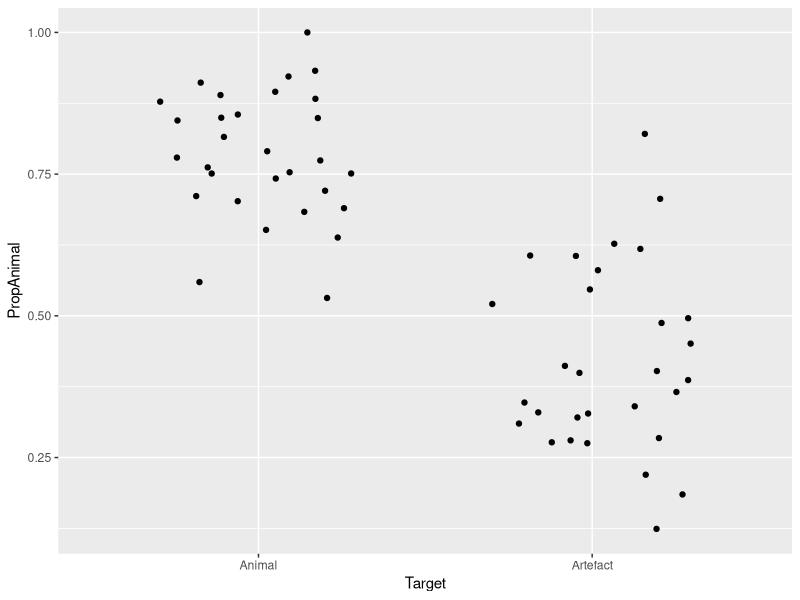
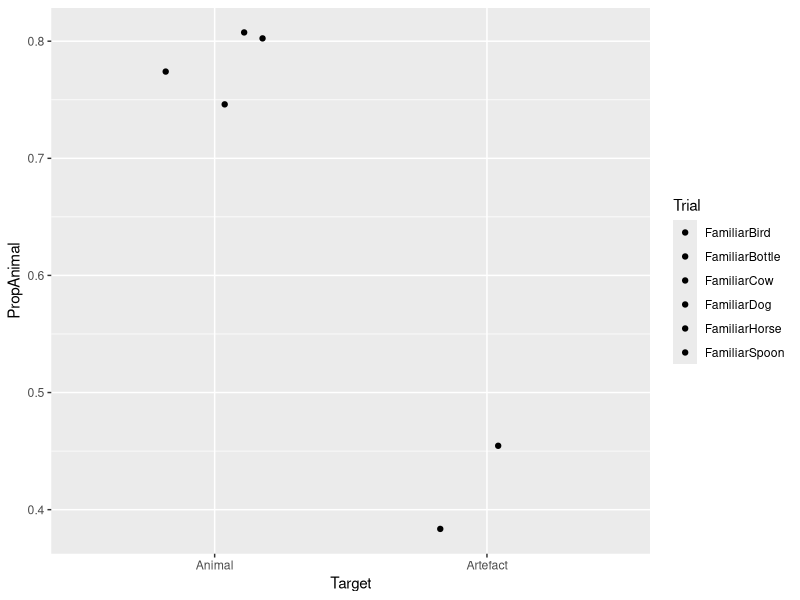
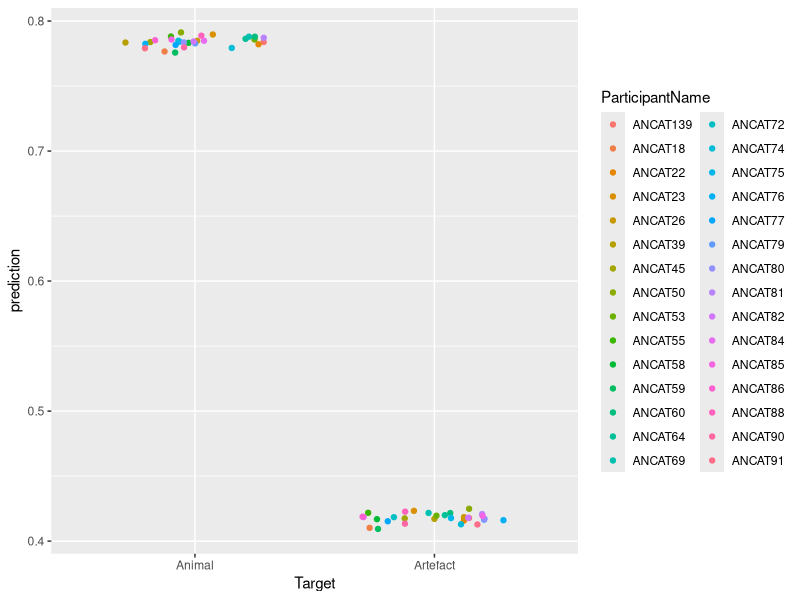

Source code (R) for these figures, in order: (Note: this script raises an error after producing the figures.)
## ---- chunk 1
library(ggplot2)
library(lme4)
library(dplyr)
## ---- chunk 2
data <- read.csv('data-eyetracking.csv')
## ---- chunk 3
summary(data)
## ---- chunk 4
agg_subjects <- data %>%
                group_by(ParticipantName,Sex,Age,Target) %>%
                summarise(PropAnimal = mean(Animate)) %>%
                ungroup()
## ---- chunk 5
ggplot(agg_subjects, aes(x=Target, y=PropAnimal)) +
                  geom_point(position=position_jitter(.3))
## ---- chunk 6
agg_subjects$TargetCoded <- ifelse(agg_subjects$Target == 'Artefact', -.5, .5)
## ---- chunk 7
agg_subjects$TargetCoded <- scale(agg_subjects$TargetCoded, center=T, scale=F)
## ---- chunk 8
model <- aov(PropAnimal ~ TargetCoded + Error(ParticipantName/TargetCoded), data = agg_subjects)
summary(model)
## ---- chunk 9
agg_items <- data %>%
              group_by(Trial,Target) %>%
              summarise(PropAnimal = mean(Animate)) %>%
              ungroup()
  
agg_items$TargetCoded <- ifelse(agg_items$Target == 'Artefact', -.5, .5)
## ---- chunk 10
ggplot(agg_items, aes(x=Target, y=PropAnimal, fill=Trial)) +
                  geom_point(position=position_jitter(.3))
## ---- chunk 11
model <- aov(PropAnimal ~ TargetCoded, data = agg_items)
summary(model)
## ---- chunk 12
agg_sub_items <- data %>%
                 group_by(ParticipantName,Trial,Target) %>%
                 summarise(PropAnimal = mean(Animate)) %>%
                 ungroup()
  
agg_sub_items$TargetCoded <- ifelse(agg_sub_items$Target == 'Artefact', -.5, .5)
agg_sub_items$TargetCoded <- scale(agg_sub_items$TargetCoded, center=T, scale=F)
## ---- chunk 13
model <- lmer(PropAnimal ~ TargetCoded + (1 | ParticipantName) + (1 | Trial), data = agg_sub_items)
summary(model)
## ---- chunk 14
fixef(model)
## ---- chunk 15
ranef(model)
## ---- chunk 16
agg_sub_items$prediction <- predict(model, agg_sub_items)

ggplot(agg_sub_items, aes(x=Target, y=prediction, color=ParticipantName)) +
                          stat_summary(fun.y='mean', geom='point', position=position_jitter(.3))
## ---- chunk 17
model <- lmer(PropAnimal ~ TargetCoded + (1 + TargetCoded | ParticipantName) + (1 | Trial), data = agg_sub_items)
summary(model)
## ---- chunk 18
ranef(model)

subject_slopes <- ranef(model)$ParticipantName
subject_slopes$subject <- factor(rownames(subject_slopes))
colnames(subject_slopes) <- c('Baseline','ConditionEffect','Subject')

ggplot(subject_slopes, aes(x=Subject, y=ConditionEffect)) +
              geom_point() +
              geom_text(aes(label=Subject),hjust=0,vjust=0,size=3) +
              geom_hline(yint=0, linetype="dashed", alpha=.5) +
              theme(axis.text.x=element_blank())
## ---- chunk 19
agg_sub_items$prediction <- predict(model, agg_sub_items)

ggplot(agg_sub_items, aes(x=Target, y=prediction, color=ParticipantName)) +
                          stat_summary(fun.y='mean', geom='point', position=position_jitter(.3))
## ---- chunk 20
# Will return error: too many random effects
model <- lmer(PropAnimal ~ TargetCoded + (1 + TargetCoded + Trial | ParticipantName) + (1 | Trial), data = agg_sub_items)
## ---- chunk 21
model <- lmer(PropAnimal ~ TargetCoded + (1 + TargetCoded | ParticipantName) + (1 | Trial), data = agg_sub_items)

model_null <- lmer(PropAnimal ~ TargetCoded + (1 | ParticipantName) + (1 | Trial), data = agg_sub_items)

anova(model,model_null) # -2 log-likelihood ratio test, gives you Chisq(df) = X and a p-value.
## ---- chunk 22
summary(model)
## ---- chunk 23
model <- lmer(PropAnimal ~ TargetCoded + (1 + TargetCoded | ParticipantName) + (1 | Trial), data = agg_sub_items)
## ---- chunk 24
model_null <- lmer(PropAnimal ~ 1 + (1 + TargetCoded | ParticipantName) + (1 | Trial), data = agg_sub_items)
anova(model,model_null)
## ---- chunk 25
drop1(model,~.,test="Chisq")
## ---- chunk 26
model <- lmer(PropAnimal ~ TargetCoded + (1 + TargetCoded | ParticipantName) + (1 | Trial), data = agg_sub_items, REML=F)

model_null <- lmer(PropAnimal ~ 1 + (1 + TargetCoded | ParticipantName) + (1 | Trial), data = agg_sub_items, REML=F)
## ---- chunk 27
log_model <- logLik(model)
log_model

log_null <- logLik(model_null)
log_null
## ---- chunk 28
-2*log(exp(log_null)/exp(log_model))
## ---- chunk 29
log_model
log_null
  # 1 df

pchisq(20.77924, df=1, lower.tail=F)
## ---- chunk 30
agg_sub_items$RandomFactor <- ifelse(rbinom(nrow(agg_sub_items),1,.5) == 1, 'On','Off')

model1 <- lmer(PropAnimal ~ TargetCoded + (1 + TargetCoded | ParticipantName) + (1 | Trial), data = agg_sub_items, REML=F)

model2 <- lmer(PropAnimal ~ RandomFactor + (1 + TargetCoded | ParticipantName) + (1 | Trial), data = agg_sub_items, REML=F)

anova(model1,model2)
## ---- chunk 31
model <- lmer(PropAnimal ~ TargetCoded + (1 + TargetCoded | ParticipantName) + (1 | Trial), data = agg_sub_items)
ts <- fixef(model)/sqrt(diag(vcov(model)))
ts
2*pnorm(abs(ts),lower.tail=FALSE)
## ---- chunk 32
confint(model)
## ---- chunk 33
library(pbkrtest)
model <- lmer(PropAnimal ~ TargetCoded + (1 + TargetCoded | ParticipantName) + (1 | Trial), data = agg_sub_items)
model_null <- lmer(PropAnimal ~ 1 + (1 + TargetCoded | ParticipantName) + (1 | Trial), data = agg_sub_items)
KRmodcomp(model,model_null)
detach('package:pbkrtest',unload=TRUE)
## ---- chunk 34
library(lmerTest)
model <- lmer(PropAnimal ~ TargetCoded + (1 + TargetCoded | ParticipantName) + (1 | Trial), data = agg_sub_items)
summary(model)
detach('package:lmerTest',unload=TRUE)
## ---- chunk 35
probabilities <- seq(0.1,0.9,by=.1)
log_odds <- log(probabilities/(1-probabilities))
plot(probabilities, log_odds)
## ---- chunk 36
exp(1.39)
## ---- chunk 37
log(8/1) - log(4/1)

log(16/1) - log(8/1)
## ---- chunk 38
probabilities <- seq(0.1,0.9,by=.1)
odds <- (probabilities/(1-probabilities))
plot(probabilities, odds)
## ---- chunk 39
data$TargetC <- ifelse(data$Target == 'Animal', .5, -.5)
data$TargetC <- scale(data$TargetC, center=T, scale=F)

# note: we are not going to Center TimeFromSubphaseOnset for now

model <- glmer(Animate ~ TargetC*TimeFromSubphaseOnset + (1 | Trial) + (1 | ParticipantName), data = data, family="binomial")
## ---- chunk 40
data$TimeS <- data$TimeFromSubphaseOnset / 1000

model <- glmer(Animate ~ TargetC*TimeS + (1 | Trial) + (1 | ParticipantName), data = data, family="binomial")
summary(model)
## ---- chunk 41
data$prediction <- predict(model, data)

# in logit space...
ggplot(data, aes(x=TimeS, y=prediction, color=Target)) +
                            stat_summary(fun.y='mean', geom='line')

# as proportions...
data$prediction_prob <- exp(data$prediction) / (1 + exp(data$prediction) )
ggplot(data, aes(x=TimeS, y=prediction_prob, color=Target)) +
                            stat_summary(fun.y='mean', geom='line')
## ---- chunk 42
data$prediction <- predict(model, data, re.form=NA)

ggplot(data, aes(x=TimeS, y=prediction, color=Target)) +
                            stat_summary(fun.y='mean', geom='line')
## ---- chunk 43
ggplot(data, aes(x=TimeS, y=Animate, color=Target)) +
                  stat_summary(fun.y='mean', geom='line') +
                  stat_summary(aes(y=exp(prediction)/(1+exp(prediction))), fun.y='mean', geom='line')
## ---- chunk 44
# bin data into 50ms bins
data$Bin <- data$TimeFromSubphaseOnset %/% 50
# equivalent: data$Bin <- floor(data$TimeFromSubphaseOnset / 50)

head(data[, c('TimeFromSubphaseOnset','Bin')])
## ---- chunk 45
binned <- data %>%
          group_by(ParticipantName,Target,Bin) %>%
          summarise(PropAnimal = mean(Animate), y=sum(Animate), N=length(Animate), TimeS=min(TimeS))
## ---- chunk 46
binned$elog <- log( (binned$y + .5) / (binned$N - binned$y + .5) )
## ---- chunk 47
model <- lmer(elog ~ Target*TimeS + (1 | ParticipantName), data = binned)
summary(model)
## ---- chunk 48
model <- lmer(elog ~ Target*TimeS + (1 + Target + TimeS | ParticipantName), data = binned)
summary(model)
## ---- chunk 49
asin(sqrt(.5))
asin(sqrt(.6))
asin(sqrt(.95))
asin(sqrt(.99))

plot(seq(.0,1,by=.1),asin(sqrt(seq(0,1,by=.1))))

binned$Arcsin <- asin(sqrt(binned$PropAnimal))
head(binned)

model <- lmer(Arcsin ~ Target*TimeS + (1 + Target + TimeS | ParticipantName), data = binned)
summary(model)
## ---- chunk 50
ls()
rm(list=ls())
